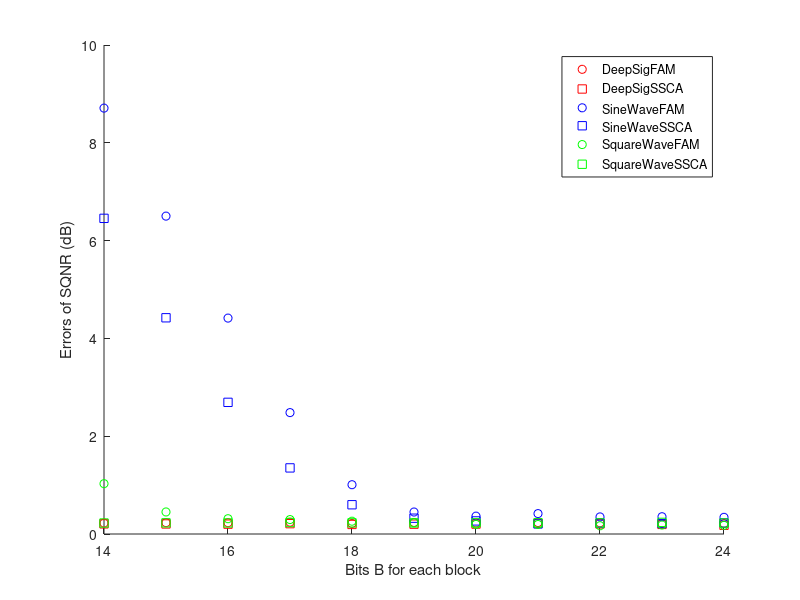
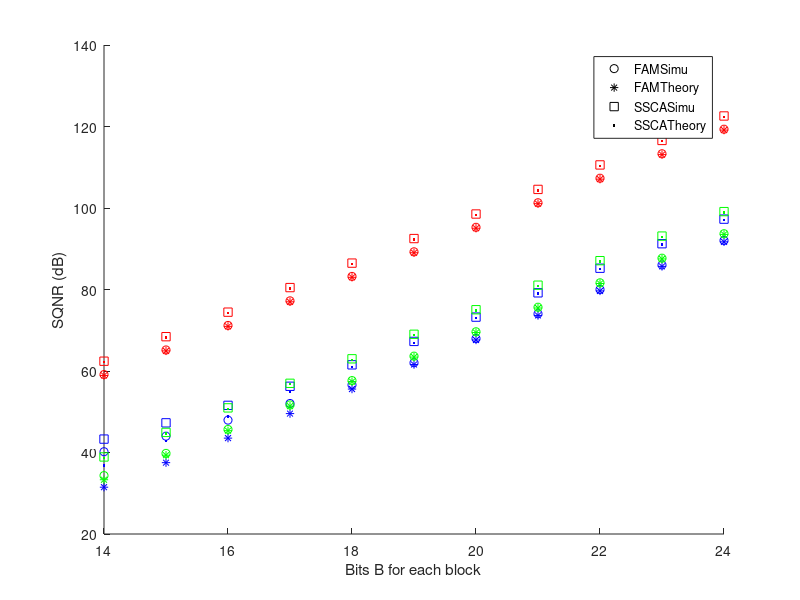

The MATLAB source for these figures, in order:
% Plot the result figure

x = 14:24;

load('DeepSigFAMsaveresult.mat')
result.input1.FAM = result_save.resultcell2;
load('DeepSigSSCAsaveresult.mat')
result.input1.SSCA = result_save.resultcell2;
load('SineFAMsaveresult.mat')
result.input2.FAM = result_save.resultcell2;
load('SineSSCAsaveresult.mat')
result.input2.SSCA = result_save.resultcell2;
load('SquareFAMsaveresult.mat')
result.input3.FAM = result_save.resultcell2;
load('SquareSSCAsaveresult.mat')
result.input3.SSCA = result_save.resultcell2;

%% plot errors
figure;
hold on
p1=plot(x, cell2mat(result.input1.FAM(2:end,5))-cell2mat( result.input1.FAM(2:end,6)),'ro','DisplayName','DeepSigFAM');
p2=plot(x, cell2mat(result.input1.SSCA(2:end,5))-cell2mat(result.input1.SSCA(2:end,6)),'rs','DisplayName','DeepSigSSCA');


p3=plot(x, cell2mat(result.input2.FAM(2:end,5))-cell2mat( result.input2.FAM(2:end,6)),'bo','DisplayName','SineWaveFAM');
p4=plot(x,cell2mat(result.input2.SSCA(2:end,5))-cell2mat( result.input2.SSCA(2:end,6)),'bs','DisplayName','SineWaveSSCA');%,'DisplayName','SineWaveSSCASimu'


p5=plot(x,cell2mat(result.input3.FAM(2:end,5))-cell2mat(result.input3.FAM(2:end,6)),'go','DisplayName','SquareWaveFAM');
p6=plot(x, cell2mat(result.input3.SSCA(2:end,5))-cell2mat(result.input3.SSCA(2:end,6)),'gs','DisplayName','SquareWaveSSCA');%,'DisplayName','SquareWaveSSCAError'

% title('The SQNR result of FAM & SSCA method for three input signal');
legend([p1,p2,p3,p4,p5,p6],'Location','best');
xlabel('Bits B for each block');
ylabel('Errors of SQNR (dB)');



%% plot fig
figure;
hold on
plot(x, cell2mat(result.input1.FAM(2:end,5)),'ro','DisplayName','FAMSimu');
plot(x, cell2mat(result.input1.FAM(2:end,6)),'r*','DisplayName','FAMTheory');
plot(x, cell2mat(result.input1.SSCA(2:end,5)),'rs','DisplayName','SSCASimu');
plot(x, cell2mat(result.input1.SSCA(2:end,6)),'r.','DisplayName','SSCATheory');

plot(x, cell2mat(result.input2.FAM(2:end,5)),'bo');%,'DisplayName','SineWaveFAMSimu'
plot(x,cell2mat( result.input2.FAM(2:end,6)),'b*');%,'DisplayName','SineWaveFAMTheory'
plot(x,cell2mat(result.input2.SSCA(2:end,5)),'bs');%,'DisplayName','SineWaveSSCASimu'
plot(x,cell2mat( result.input2.SSCA(2:end,6)),'b.');%,'DisplayName','SineWaveSSCATheory'

plot(x,cell2mat(result.input3.FAM(2:end,5)),'go','DisplayName','SquareWaveFAMSimu');
plot(x, cell2mat(result.input3.FAM(2:end,6)),'g*');%,'DisplayName','SquareWaveFAMTheory'
plot(x, cell2mat(result.input3.SSCA(2:end,5)),'gs');%,'DisplayName','SquareWaveSSCASimu'
plot(x, cell2mat(result.input3.SSCA(2:end,6)),'g.');%,'DisplayName','SquareWaveSSCATheory'

p1=plot(nan, nan,'ko','DisplayName','FAMSimu');
p2=plot(nan, nan,'k*','DisplayName','FAMTheory');
p3=plot(nan, nan,'ks','DisplayName','SSCASimu');
p4=plot(nan, nan,'k.','DisplayName','SSCATheory');

% title('The SQNR result of FAM & SSCA method for three input signal');
legend([p1,p2,p3,p4],'Location','best');
xlabel('Bits B for each block');
ylabel('SQNR (dB)');